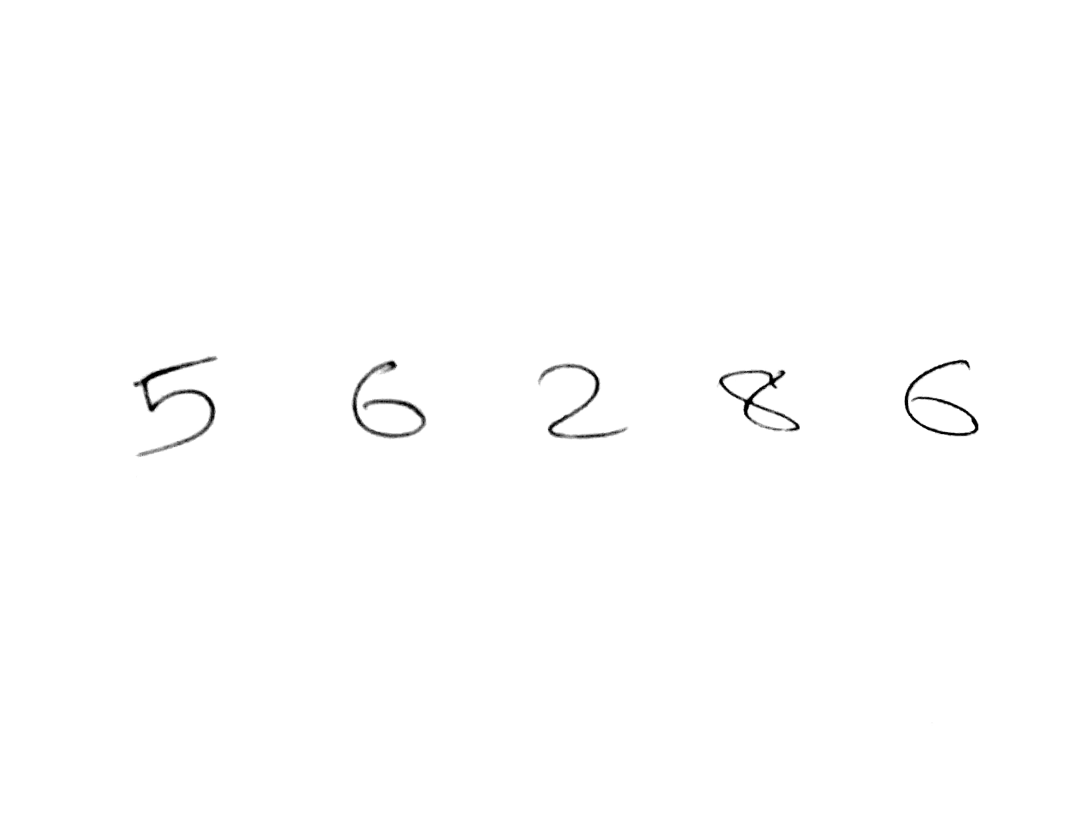
#> input picture Deepblue version/Praneet/CNN Model Notebooks/Images/New Doc 2017-12-27_1.jpg, 3266 x 2449 px, given as the content of the folder blue version/Praneet/CNN Model Notebooks./mnist_png/training, which was not available (shown at 1/3 size)
$ jupyter execute --allow-errors Mnist_Using_Keras.ipynb   (older library calls are emulated)   (text cells are left out)
#> lines starting #> are read from the running program, lines starting #| are printed output that depends on the picture; after the words box and inside, x2 and y2 are one past the last pixel; in counts of white or black regions, pixels touching at a corner belong together; pictures that were not available may be replaced by others from this repository, and a replacement may not be noted
[cell 1]
import tensorflow as tf
import numpy as np
import keras
from keras.models import Sequential
from keras.layers import Dense, Flatten, Conv2D, MaxPooling2D, Dropout
from sklearn.model_selection import train_test_split
import cv2
import os
from keras.utils import to_categorical
from keras.optimizers import SGD,RMSprop, adadelta, Adam

[cell 2]
PATH = os.getcwd()
data_path = PATH + './mnist_png/training'
data_Dir_list = os.listdir(data_path)
print(data_Dir_list)

[cell 3]
img_row = 28
img_col = 28
num_channel = 1
epoch = 20
num_classes = 10

[cell 4]
img_data_list = []
images = []
i = 0

for dataset in data_Dir_list:
    img_list = os.listdir(data_path + '/' + dataset)
    for img in img_list:
        i = i+1
        ip_img = cv2.imread(data_path + '/' + dataset + '/' + img)
#> ip_img is the input picture: shape (2449, 3266, 3); min 0, max 255, mean 254
        ip_img = cv2.cvtColor(ip_img, cv2.COLOR_BGR2GRAY)
#> ip_img: shape (2449, 3266)
        ip_img = cv2.resize(ip_img, (img_row,img_col))
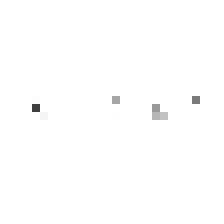
#> ip_img: shape (28, 28) (shown 8 times larger); min 63, max 255, mean 254.2
        img_data_list.append(ip_img)
    images.append(i)

print(images)

[cell 5]
img_data = np.array(img_data_list)
img_data = img_data.astype('float32')
img_data /= 255
img_data.shape
#> Out = (1, 28, 28)

#> (a cell that did not finish here is left out)

[cell 7]
#Preprocessing
n_samples = img_data.shape[0]
#> n_samples = 1
labels = np.ones((n_samples,), dtype='int64')
#> labels = [1]

label_dictionary = {0:'0', 1:'1', 2:'2', 3:'3', 4:'4', 5:'5', 6:'6', 7:'7', 8:'8', 9:'9'}

labels[:images[0]] = 0
#> (the rest of this cell did not finish here and is left out)

#> (a cell that did not finish here is left out)

[cell 9]
#Shuffle data
from sklearn.utils import shuffle
#> (the rest of this cell did not finish here and is left out)

[cell 10]
tf.reset_default_graph()
#> (this line was passed over: tensorflow is not available in this run)
#> `img_scaled = cv2.resize(input_for_detection, None, fx = 0.30, fy = 0.30)`:
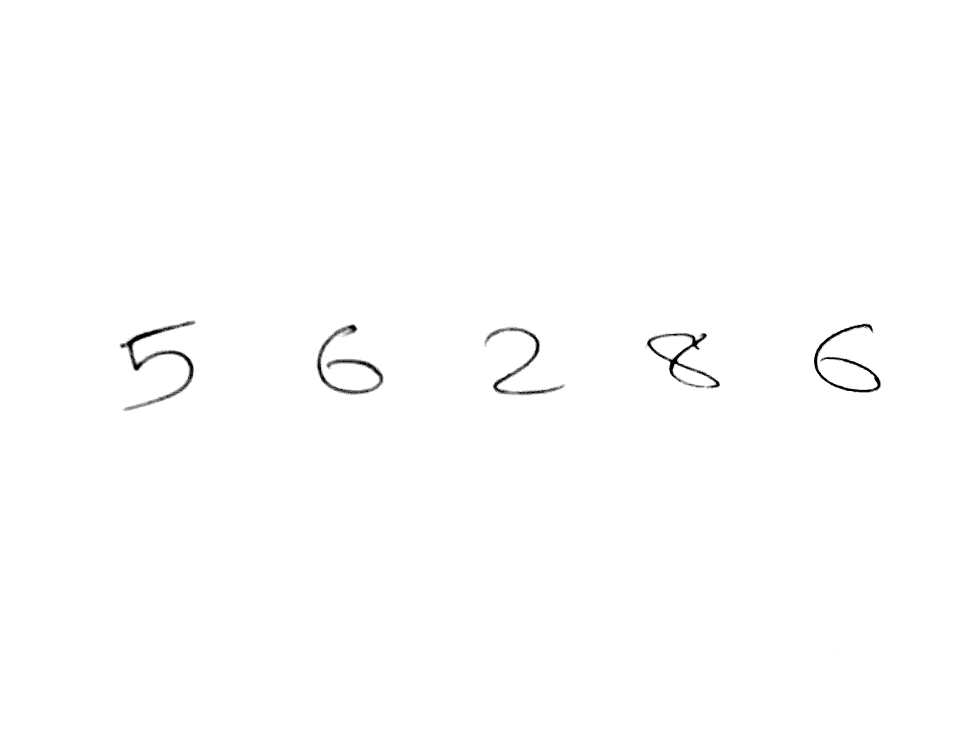
#> img_scaled: shape (735, 980, 3); min 0, max 255, mean 254
#> `edged = cv2.Canny(blurred, 65, 150)`:
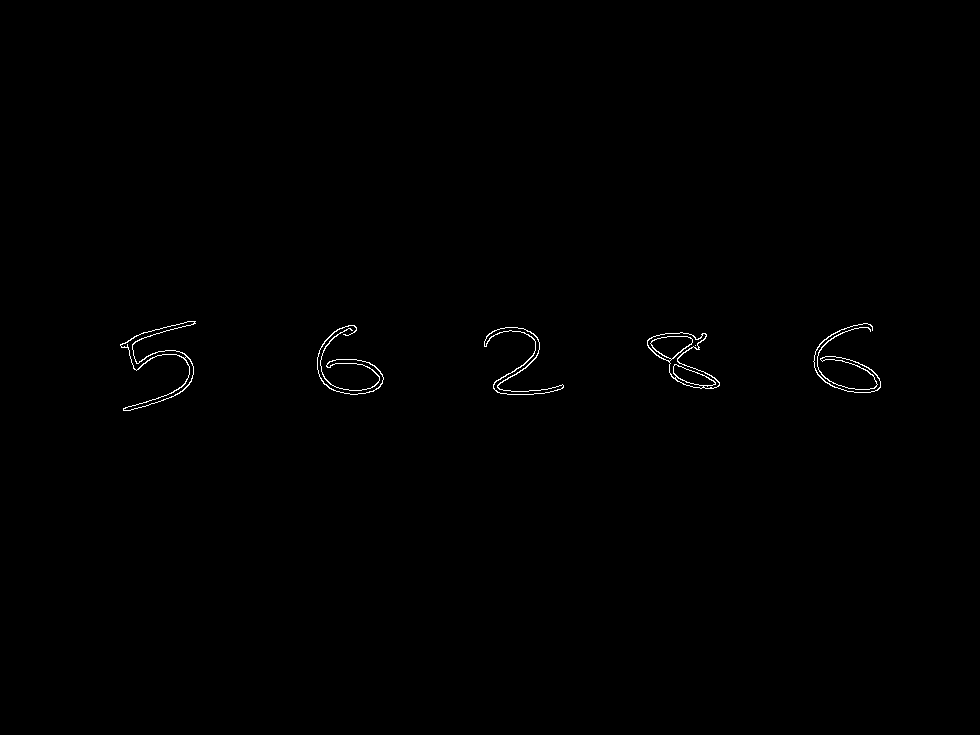
#> edged: shape (735, 980); 0.36% white in thin lines or dots, all inside (x1, y1, x2, y2) = (120, 321, 881, 411)
#> `ret, cnts, hierarchy = cv2.findContours(edged.copy(), cv2.RETR_EXTERNA..`: cnts = 5 contours; box (x1, y1, x2, y2) and area: (647, 332, 720, 389) 1854, (120, 321, 196, 411) 1026, (484, 327, 564, 395) 754, (317, 325, 384, 395) 104, (813, 323, 881, 393) 102
#> `(cnts, boundingBoxes) = contours.sort_contours(cnts, method="left-to-r..`: boundingBoxes = ((120, 321, 76, 90), (317, 325, 67, 70), (484, 327, 80, 68), (647, 332, 73, 57), (813, 323, 68, 70))

#> (the rest of this cell did not finish here and is left out)

[cell 11]
#Callbacks Tensorboard
from keras.callbacks import TensorBoard
#> (the rest of this cell did not finish here and is left out)

#> (a cell that did not finish here is left out)

#> (a cell that did not finish here is left out)

#> (a cell that did not finish here is left out)

[cell 15]
target_dir = './newmodels/'
if not os.path.exists(target_dir):
  os.mkdir(target_dir)
#> (the rest of this cell did not finish here and is left out)

[cell 16]
import numpy as np
from keras.preprocessing import image
#test_image = image.load_img('43.png', target_size=(28,28))
ip_img = cv2.imread('54.png')
ip_img = cv2.cvtColor(ip_img, cv2.COLOR_BGR2GRAY)
ip_img = cv2.resize(ip_img, (28,28))
#> (the rest of this cell did not finish here and is left out)

[cell 17]
import os, PythonMagick
from PythonMagick import Image
from datetime import datetime
import PyPDF2
import numpy as np
import cv2
from imutils import contours
import imutils
import numpy as np
from keras.preprocessing import image

[cell 18]
def x_cord_contour(cnts):

    if cv2.contourArea(cnts) > 5:
        M = cv2.moments(cnts)
        return (int(M['m10']/M['m00']))

def makeSquare(not_square):
    # Adds black pixels as padding

    BLACK = [0, 0, 0]
    img_dim = not_square.shape
    height = img_dim[0]
    width = img_dim[1]
    if (height == width):
        square = not_square
        return square
    else:
        doublesize = cv2.resize(not_square, (2 * width, 2 * height), interpolation = cv2.INTER_CUBIC)
        height = height * 2
        width = width * 2
        if (height > width):
            pad = (height - width)/2
            pad = int(pad)
            #doublesize = int(doublesize)
            doublesize_square = cv2.copyMakeBorder(doublesize, 0, 0, pad,\
                                                  pad, cv2.BORDER_CONSTANT, value = BLACK)
        else:
            pad = (width - height)/2
            pad = int(pad)
            doublesize_square = cv2.copyMakeBorder(doublesize, pad, pad, 0, 0,\
                                                  cv2.BORDER_CONSTANT, value = BLACK)
    doublesize_square_dim = doublesize_square.shape
    return doublesize_square

def resize_to_pixel(dimensions, image):

    buffer_pix = 4
    dimensions = dimensions - buffer_pix
    squared = image
    r = float(dimensions)/squared.shape[1]
    dim = (dimensions, int(squared.shape[0] * r))
    resized = cv2.resize(image, dim, interpolation = cv2.INTER_AREA)
    img_dim2 = resized.shape
    height_r = img_dim2[0]
    widht_r = img_dim2[1]
    BLACK = [0, 0, 0]
    if (height_r > widht_r):
        resized = cv2.copyMakeBorder(resized, 0, 0, 0, 1, cv2.BORDER_CONSTANT, value = BLACK)
    if (height_r < widht_r):
        resized = cv2.copyMakeBorder(resized, 1, 0, 0, 0, cv2.BORDER_CONSTANT, value = BLACK)
    p = 2
    ReSizedImg = cv2.copyMakeBorder(resized, p, p, p, p, cv2.BORDER_CONSTANT, value = BLACK)
    img_dim = ReSizedImg.shape
    height = img_dim[0]
    width = img_dim[1]
    return ReSizedImg

a = 0

[cell 19]
pdf_dir = r"./Output_PDFs/"
img_dir = r"./Images/"
bg_colour = "#ffffff"

[cell 20]
predicted_nums = []
#> (the rest of this cell did not finish here and is left out)

$ run again, on Deepblue version/Praneet/Skewing Script/test1.jpg
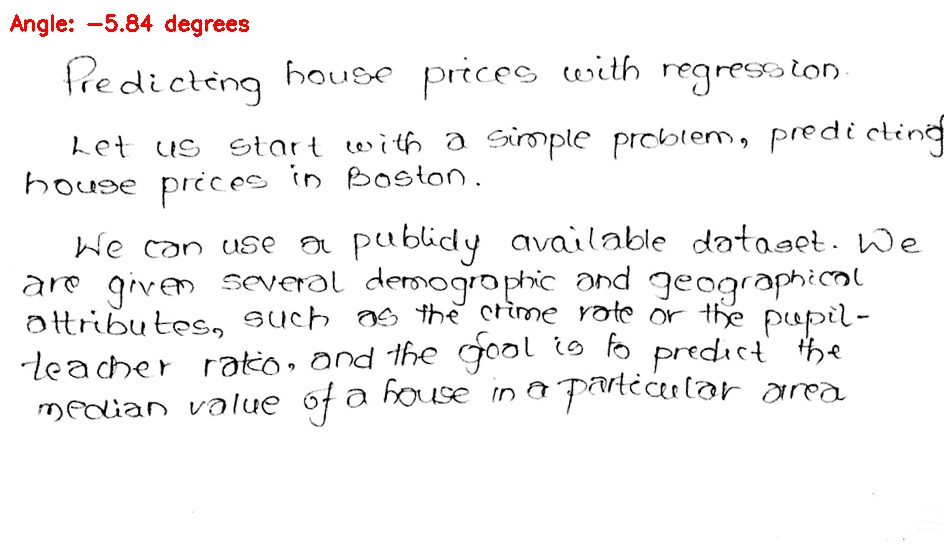
#> input picture Deepblue version/Praneet/Skewing Script/test1.jpg, 944 x 544 px, given as the content of the folder blue version/Praneet/CNN Model Notebooks./mnist_png/training, which was not available
#> ip_img is the input picture: shape (544, 944, 3); mean B, G, R 244.4, 244.4, 245.1
#> `ip_img = cv2.resize(ip_img, (img_row,img_col))`:
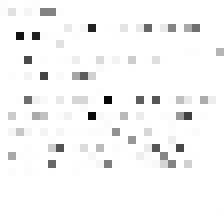
#> ip_img: shape (28, 28) (shown 8 times larger); min 6, max 255, mean 246.9
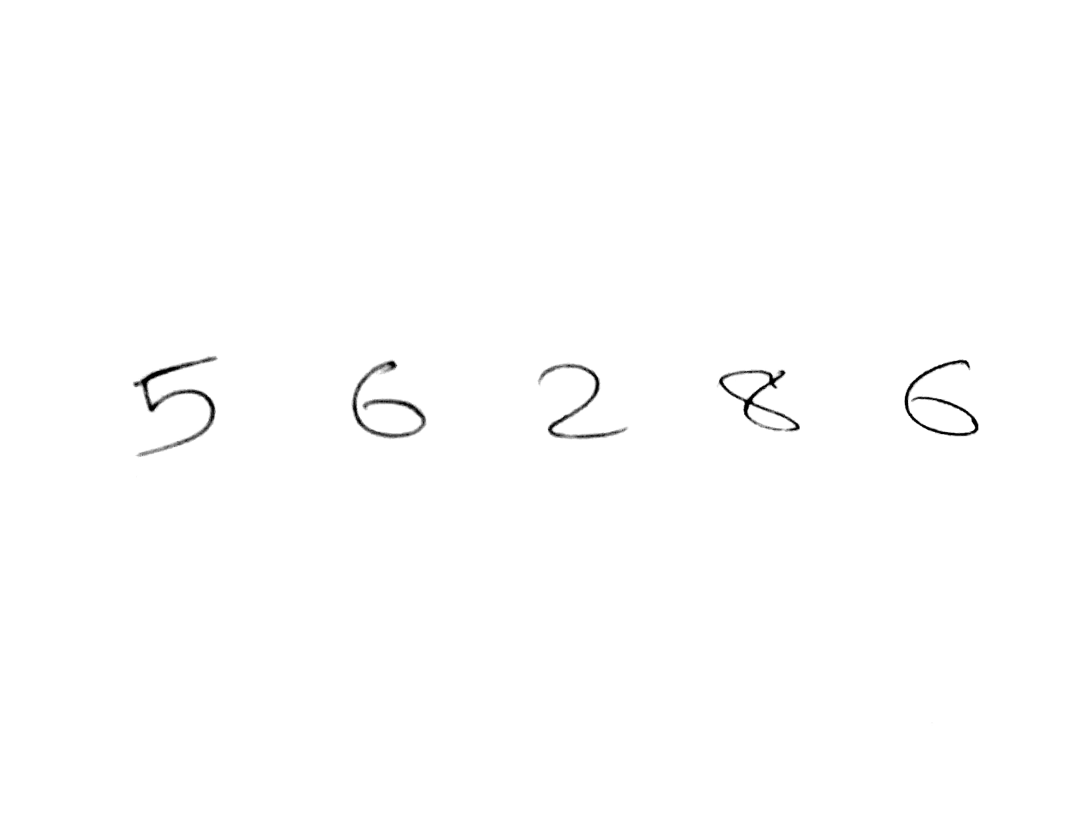
#> input picture Deepblue version/Praneet/CNN Model Notebooks/Images/New Doc 2017-12-27_1.jpg, 3266 x 2449 px (shown at 1/3 size)
#> input_for_detection is the input picture: shape (2449, 3266, 3); min 0, max 255, mean 254
#> edged: shape (735, 980); 0.36% white in thin lines or dots, all inside (x1, y1, x2, y2) = (120, 321, 881, 411)
#> cnts = 5 contours; box (x1, y1, x2, y2) and area: (647, 332, 720, 389) 1854, (120, 321, 196, 411) 1026, (484, 327, 564, 395) 754, (317, 325, 384, 395) 104, (813, 323, 881, 393) 102
#> boundingBoxes = ((120, 321, 76, 90), (317, 325, 67, 70), (484, 327, 80, 68), (647, 332, 73, 57), (813, 323, 68, 70))
